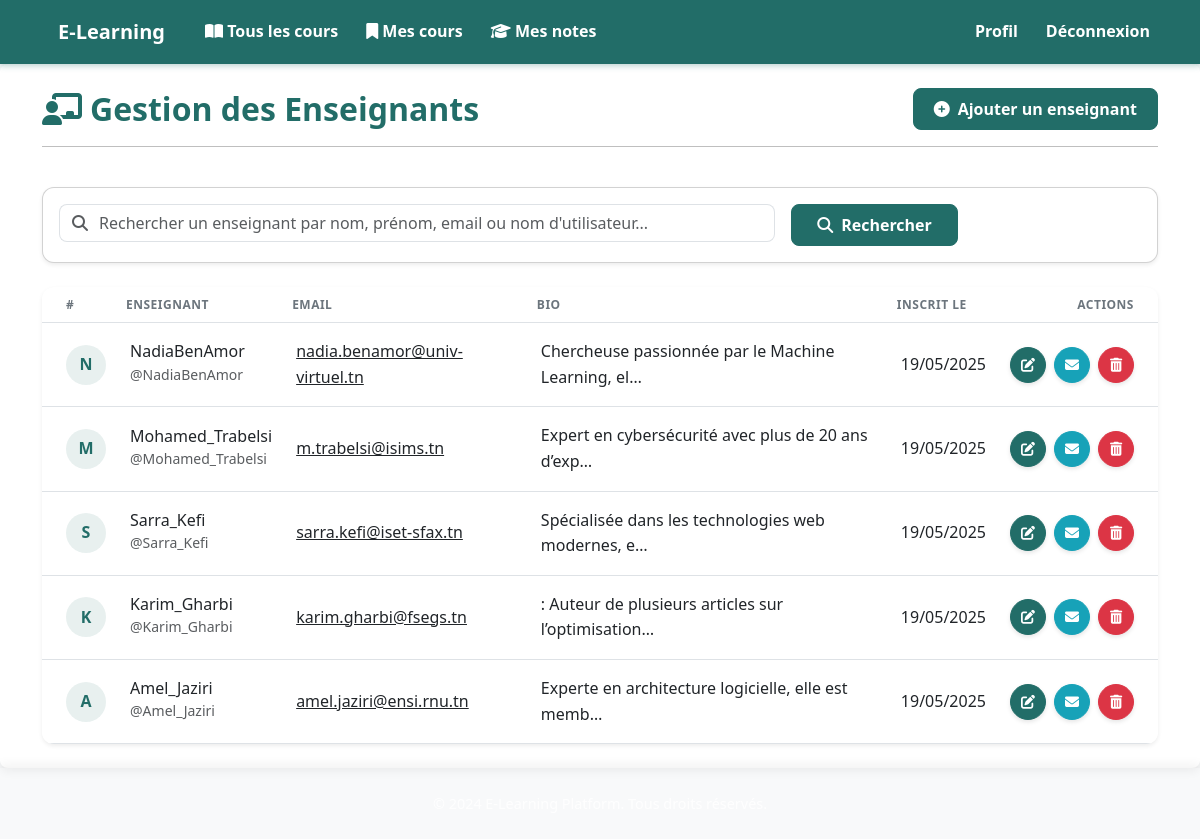
Screenshot of /users/teachers/ (signed in) with the database file from the repository.
### users/models.py (models this page shows, shortened)
class User(AbstractUser):
    ROLE_CHOICES = (
        ('student', 'Étudiant'),
        ('teacher', 'Enseignant'),
        ('admin', 'Administrateur'),
    )
    email = models.EmailField(unique=True)
    role = models.CharField(max_length=10, choices=ROLE_CHOICES, default='student')
    bio = models.TextField(blank=True)
    profile_picture = models.ImageField(upload_to='profile_pictures/', blank=True)
    cv = models.FileField(upload_to='cvs/', blank=True)
    publications = models.TextField(blank=True)
    USERNAME_FIELD = 'email'
    REQUIRED_FIELDS = ['username']
    objects = UserManager()
    @property
    def is_student(self):
        return self.role == 'student'
    @property
    def is_teacher(self):
        return self.role == 'teacher'

### users/views.py (the view, shortened to what this page needs)
# urls.py: path('teachers/', views.teacher_list, name='teacher_list'),
@login_required
def teacher_list(request):
    query = request.GET.get('q', '')
    teachers = User.objects.filter(role='teacher')
    context = {
        'teachers': teachers,
        'query': query,
        'title': 'Liste des enseignants',
        'user_type': 'teacher'
    }
    return render(request, 'users/teacher_list.html', context)

### users/templates/users/teacher_list.html (shortened to what this page needs)
{% extends 'base.html' %}
{% block content %}
<div class="container">
    <div class="row mb-3">
        <div class="col-12">
            <div class="d-flex justify-content-between align-items-center">
                <h1 class="h2 fw-bold text-primary mb-0">
                    <i class="fas fa-chalkboard-teacher me-2"></i>Gestion des Enseignants
                </h1>
                <a href="{% url 'users:create_teacher' %}" class="btn btn-primary">
                    <i class="fas fa-plus-circle me-2"></i>Ajouter un enseignant
                </a>
            </div>
            <hr class="mt-3 mb-4">
        </div>
    </div>
    <div class="card mb-4 shadow-sm">
        <div class="card-body">
            <form method="get" action="{% url 'users:teacher_list' %}" class="row g-3">
                <div class="col-md-8">
                    <div class="input-group">
                        <span class="input-group-text bg-white border-end-0"><i class="fas fa-search text-muted"></i></span>
                        <input type="text"
                               name="q"
                               value="{{ search_query }}"
                               class="form-control border-start-0 ps-0"
                               placeholder="Rechercher un enseignant par nom, prénom, email ou nom d'utilisateur...">
                    </div>
                </div>
                <div class="col-md-2">
                    <button type="submit" class="btn btn-primary w-100">
                        <i class="fas fa-search me-2"></i>Rechercher
                    </button>
                </div>
            </form>
        </div>
    </div>
    <div class="card shadow-sm border-0">
        <div class="card-body p-0">
            <div class="table-responsive">
                <table class="table table-hover align-middle mb-0">
                    <thead class="bg-light">
                        <tr>
                            <th class="ps-4" style="width: 60px;">#</th>
                            <th>Enseignant</th>
                            <th>Email</th>
                            <th>Bio</th>
                            <th>Inscrit le</th>
                            <th class="text-end pe-4">Actions</th>
                        </tr>
                    </thead>
                    <tbody>
                        {% for teacher in teachers %}
                        <tr class="hover-lift">
                            <td class="ps-4">
                                {% if teacher.profile_picture %}
                                    <img src="{{ teacher.profile_picture.url }}" class="rounded-circle img-hover" width="40" height="40" alt="{{ teacher.username }}">
                                {% else %}
                                    <div class="avatar-circle bg-soft-primary text-primary">
                                         {{ teacher.username|first|upper }}
                                    </div>
                                {% endif %}
                            </td>
                            <td>
                                <div class="d-flex align-items-center">
                                    <div>
                                        <h6 class="mb-0">{{ teacher.get_full_name|default:teacher.username }}</h6>
                                        <small class="text-muted">@{{ teacher.username }}</small>
                                    </div>
                                </div>
                            </td>
                            <td>
                                <a href="mailto:{{ teacher.email }}" class="text-reset">
                                    {{ teacher.email }}
                                </a>
                            </td>
                            <td>{{ teacher.bio|truncatechars:50|default:"-" }}</td>
                            <td>{{ teacher.date_joined|date:"d/m/Y" }}</td>
                            <td class="text-end pe-4">
                                <div class="action-buttons">
                                    <a href="{% url 'users:edit_teacher' teacher.pk %}" class="btn btn-sm btn-primary" data-bs-toggle="tooltip" title="Modifier">
                                        <i class="fas fa-edit"></i>
                                    </a>
                                    <a href="mailto:{{ teacher.email }}" class="btn btn-sm btn-info text-white" data-bs-toggle="tooltip" title="Contacter">
                                        <i class="fas fa-envelope"></i>
                                    </a>
                                    <form method="post" action="{% url 'users:delete_teacher' teacher.pk %}" class="d-inline" onsubmit="return confirm('Êtes-vous sûr de vouloir supprimer cet enseignant ?');">
                                        <button type="submit" class="btn btn-sm btn-danger" data-bs-toggle="tooltip" title="Supprimer">
                                            <i class="fas fa-trash-alt"></i>
                                        </button>
                                    </form>
                                </div>
                            </td>
                        </tr>
                        {% endfor %}
                    </tbody>
                </table>
            </div>
        </div>
    </div>
</div>
{% endblock %}

### templates/base.html (style rules this page uses)
:root { --primary-color: #226D68; --primary-color-hover: #1e5c5a; --text-color-light: #fff; --shadow-color: rgba(34, 109, 104, 0.3); --transition-speed: 0.3s; }
body { font-family: 'Poppins', 'Segoe UI', Tahoma, Geneva, Verdana, sans-serif; background-color: #f8f9fa; color: var(--text-color); min-height: 100vh; display: flex; flex-direction: column; line-height: 1.6; }
.card { border-radius: 0.75rem; transition: transform var(--transition-speed), box-shadow var(--transition-speed); }
.btn-primary { background-color: var(--primary-color); border-color: var(--primary-color); font-weight: 600; padding: 0.5rem 1.25rem; border-radius: 0.5rem; transition: background-color var(--transition-speed), box-shadow var(--transition-speed); }

### users/templates/users/teacher_list.html (style rules this page uses)
.avatar-circle { width: 40px; height: 40px; border-radius: 50%; display: flex; align-items: center; justify-content: center; font-weight: 600; }
.table > :not(:first-child) { border-top: 0; }
.table th { font-weight: 600; text-transform: uppercase; font-size: 0.75rem; letter-spacing: 0.5px; color: #6c757d; }
.table td { vertical-align: middle; padding: 1rem 0.75rem; }
.table td:first-child { padding-left: 1.5rem; }
.table td:last-child { padding-right: 1.5rem; }
.action-buttons { display: flex; gap: 8px; justify-content: flex-end; }
.action-buttons .btn { width: 36px; height: 36px; padding: 0; display: flex; align-items: center; justify-content: center; border-radius: 50%; transition: all 0.3s ease; box-shadow: 0 2px 4px rgba(0, 0, 0, 0.1); }
.action-buttons .btn-primary { background-color: #226D68; border-color: #226D68; }
.action-buttons .btn-info { background-color: #17a2b8; border-color: #17a2b8; }
.action-buttons .btn-danger { background-color: #dc3545; border-color: #dc3545; }
.hover-lift { transition: transform 0.2s ease, box-shadow 0.2s ease; }
.bg-soft-primary { background-color: rgba(34, 109, 104, 0.1) !important; }
.text-primary { color: #226D68 !important; }
.card.shadow-sm { border-radius: 0.75rem; overflow: hidden; transition: all 0.3s ease; }
.input-group .input-group-text { border-radius: 0.5rem 0 0 0.5rem; }
.input-group .form-control { border-radius: 0 0.5rem 0.5rem 0; }

### rows the page displays
User: username|first "N", get_full_name "NadiaBenAmor", username "NadiaBenAmor", email "nadia.benamor@univ-virtuel.tn", bio "Chercheuse passionnée par le Machine Learning, el…", date_joined "19/05/2025"
User: username|first "M", get_full_name "Mohamed_Trabelsi", username "Mohamed_Trabelsi", email "m.trabelsi@isims.tn", bio "Expert en cybersécurité avec plus de 20 ans d’exp…", date_joined "19/05/2025"
User: username|first "S", get_full_name "Sarra_Kefi", username "Sarra_Kefi", email "sarra.kefi@iset-sfax.tn", bio "Spécialisée dans les technologies web modernes, e…", date_joined "19/05/2025"
User: username|first "K", get_full_name "Karim_Gharbi", username "Karim_Gharbi", email "karim.gharbi@fsegs.tn", bio ": Auteur de plusieurs articles sur l’optimisation…", date_joined "19/05/2025"
User: username|first "A", get_full_name "Amel_Jaziri", username "Amel_Jaziri", email "amel.jaziri@ensi.rnu.tn", bio "Experte en architecture logicielle, elle est memb…", date_joined "19/05/2025"
